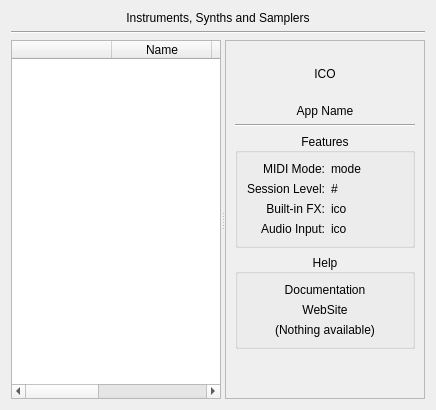
     <widget class="QWidget" name="instrument">
      <attribute name="title">
       <string>Instrument</string>
      </attribute>
      <layout class="QVBoxLayout" name="verticalLayout_20">
       <item>
        <widget class="QLabel" name="label_29">
         <property name="maximumSize">
          <size>
           <width>16777215</width>
           <height>16</height>
          </size>
         </property>
         <property name="text">
          <string>Instruments, Synths and Samplers</string>
         </property>
         <property name="alignment">
          <set>Qt::AlignCenter</set>
         </property>
        </widget>
       </item>
       <item>
        <widget class="Line" name="line_7">
         <property name="orientation">
          <enum>Qt::Horizontal</enum>
         </property>
        </widget>
       </item>
       <item>
        <widget class="QSplitter" name="splitter_Instrument">
         <property name="orientation">
          <enum>Qt::Horizontal</enum>
         </property>
         <widget class="QTableWidget" name="listInstrument">
          <property name="contextMenuPolicy">
           <enum>Qt::CustomContextMenu</enum>
          </property>
          <property name="editTriggers">
           <set>QAbstractItemView::NoEditTriggers</set>
          </property>
          <property name="alternatingRowColors">
           <bool>true</bool>
          </property>
          <property name="selectionMode">
           <enum>QAbstractItemView::SingleSelection</enum>
          </property>
          <property name="selectionBehavior">
           <enum>QAbstractItemView::SelectRows</enum>
          </property>
          <property name="sortingEnabled">
           <bool>true</bool>
          </property>
          <attribute name="horizontalHeaderStretchLastSection">
           <bool>true</bool>
          </attribute>
          <attribute name="verticalHeaderVisible">
           <bool>false</bool>
          </attribute>
          <attribute name="verticalHeaderDefaultSectionSize">
           <number>22</number>
          </attribute>
          <column>
           <property name="text">
            <string/>
           </property>
          </column>
          <column>
           <property name="text">
            <string>Name</string>
           </property>
          </column>
          <column>
           <property name="text">
            <string>Type</string>
           </property>
          </column>
          <column>
           <property name="text">
            <string>Template?</string>
           </property>
          </column>
          <column>
           <property name="text">
            <string>Release Model</string>
           </property>
          </column>
         </widget>
         <widget class="QFrame" name="frame_Instrument">
          <property name="minimumSize">
           <size>
            <width>200</width>
            <height>0</height>
           </size>
          </property>
          <property name="frameShape">
           <enum>QFrame::StyledPanel</enum>
          </property>
          <property name="frameShadow">
           <enum>QFrame::Raised</enum>
          </property>
          <layout class="QVBoxLayout" name="verticalLayout_5">
           <item>
            <widget class="QLabel" name="ico_app_ins">
             <property name="minimumSize">
              <size>
               <width>0</width>
               <height>48</height>
              </size>
             </property>
             <property name="maximumSize">
              <size>
               <width>16777215</width>
               <height>48</height>
              </size>
             </property>
             <property name="text">
              <string>ICO</string>
             </property>
             <property name="alignment">
              <set>Qt::AlignCenter</set>
             </property>
            </widget>
           </item>
           <item>
            <widget class="QLabel" name="label_name_ins">
             <property name="text">
              <string>App Name</string>
             </property>
             <property name="alignment">
              <set>Qt::AlignCenter</set>
             </property>
            </widget>
           </item>
           <item>
            <widget class="Line" name="line_6">
             <property name="orientation">
              <enum>Qt::Horizontal</enum>
             </property>
            </widget>
           </item>
           <item>
            <widget class="QGroupBox" name="group_features_ins">
             <property name="title">
              <string>Features</string>
             </property>
             <property name="alignment">
              <set>Qt::AlignCenter</set>
             </property>
             <layout class="QGridLayout" name="gridLayout_10">
              <item row="2" column="0">
               <widget class="QLabel" name="label_27">
                <property name="text">
                 <string>MIDI Mode:</string>
                </property>
                <property name="alignment">
                 <set>Qt::AlignRight|Qt::AlignTrailing|Qt::AlignVCenter</set>
                </property>
               </widget>
              </item>
              <item row="2" column="1">
               <widget class="QLabel" name="label_midi_mode_ins">
                <property name="text">
                 <string>mode</string>
                </property>
               </widget>
              </item>
              <item row="3" column="0">
               <widget class="QLabel" name="label_28">
                <property name="text">
                 <string>Session Level:</string>
                </property>
                <property name="alignment">
                 <set>Qt::AlignRight|Qt::AlignTrailing|Qt::AlignVCenter</set>
                </property>
               </widget>
              </item>
              <item row="3" column="1">
               <widget class="QLabel" name="label_session_level_ins">
                <property name="text">
                 <string>#</string>
                </property>
               </widget>
              </item>
              <item row="5" column="0">
               <widget class="QLabel" name="label_21">
                <property name="text">
                 <string>Built-in FX:</string>
                </property>
                <property name="alignment">
                 <set>Qt::AlignRight|Qt::AlignTrailing|Qt::AlignVCenter</set>
                </property>
               </widget>
              </item>
              <item row="5" column="1">
               <widget class="QLabel" name="ico_builtin_fx_ins">
                <property name="text">
                 <string>ico</string>
                </property>
               </widget>
              </item>
              <item row="6" column="0">
               <widget class="QLabel" name="label_26">
                <property name="text">
                 <string>Audio Input:</string>
                </property>
                <property name="alignment">
                 <set>Qt::AlignRight|Qt::AlignTrailing|Qt::AlignVCenter</set>
                </property>
               </widget>
              </item>
              <item row="6" column="1">
               <widget class="QLabel" name="ico_audio_input_ins">
                <property name="text">
                 <string>ico</string>
                </property>
               </widget>
              </item>
             </layout>
            </widget>
           </item>
           <item>
            <widget class="QGroupBox" name="group_help_ins">
             <property name="title">
              <string>Help</string>
             </property>
             <property name="alignment">
              <set>Qt::AlignCenter</set>
             </property>
             <layout class="QVBoxLayout" name="verticalLayout_6">
              <item>
               <widget class="QLabel" name="url_documentation_ins">
                <property name="text">
                 <string>Documentation</string>
                </property>
                <property name="alignment">
                 <set>Qt::AlignCenter</set>
                </property>
                <property name="openExternalLinks">
                 <bool>true</bool>
                </property>
               </widget>
              </item>
              <item>
               <widget class="QLabel" name="url_website_ins">
                <property name="text">
                 <string>WebSite</string>
                </property>
                <property name="alignment">
                 <set>Qt::AlignCenter</set>
                </property>
                <property name="openExternalLinks">
                 <bool>true</bool>
                </property>
               </widget>
              </item>
              <item>
               <widget class="QLabel" name="label_no_help_ins">
                <property name="text">
                 <string>(Nothing available)</string>
                </property>
                <property name="alignment">
                 <set>Qt::AlignCenter</set>
                </property>
               </widget>
              </item>
             </layout>
            </widget>
           </item>
           <item>
            <spacer name="verticalSpacer_4">
             <property name="orientation">
              <enum>Qt::Vertical</enum>
             </property>
             <property name="sizeHint" stdset="0">
              <size>
               <width>20</width>
               <height>40</height>
              </size>
             </property>
            </spacer>
           </item>
          </layout>
         </widget>
        </widget>
       </item>
      </layout>
     </widget>
